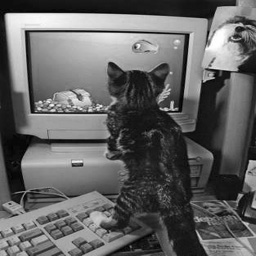
#> input picture histogram-equalization-python/cat.jpg, 256 x 256 px
$ jupyter execute Q2.ipynb
#> lines starting #> are read from the running program, lines starting #| are printed output that depends on the picture
# A: Import Libraries

[cell 1]
import cv2
import numpy as np
import matplotlib.pyplot as plt

# B:  Data Preparation

## 1: Load Image and Validate

[cell 2]
img = cv2.imread(r"cat.jpg")
#> img is the input picture: shape (256, 256, 3); min 0, max 255, mean 98.5
if img is None:
    raise FileNotFoundError("Error: The image was not loaded successfully")

[cell 3]
img

## 2: Check If Image Channels Are Identical

[cell 4]
if np.array_equal(img[:,:,0], img[:,:,1]) and np.array_equal(img[:,:,1], img[:,:,2]):
    print("All channels are identical")
else:
    print("Channels are NOT identical")

## 3: Extract a Single Channel

[cell 5]
gray = img[:,:,0]
gray

## 4: Display Grayscale Image

[cell 6]
plt.figure(figsize=(5, 5))
plt.imshow(gray, cmap='gray', vmin=0, vmax=255)

plt.title(" one channel image")
plt.axis('off')


plt.show()

# C: Histogram

## 1: Compute Histogram of Grayscale Image

### Using np.histogram

[cell 7]
hist, bins = np.histogram(gray.ravel(), bins=256, range=(0, 256))
#> hist = 256 values, max 1220 at index 23, min 7 at index 0, mean 256; bins = 257 values from 0 to 256

[cell 8]
hist
#> Out has the same summary as hist

[cell 9]
hist.shape
#> Out = (256,)

[cell 10]
bins
#> Out = 257 values from 0 to 256

[cell 11]
bins.shape
#> Out = (257,)
#why 257

### Without Numpy

[cell 12]
def histogram_gray(pic, bins=256):
    # Create an array for counting occurrences
#> called with bins = 256
    hist = [0] * bins
    bin_size = 256 // bins  # For bins=256, this becomes 1

    # Flatten the image and count pixel values
    for row in pic:
        for value in row:
            # Ensure the value is within 0–255
            v = int(value)
            if 0 <= v < 256:
                hist[v // bin_size] += 1

    # Create bin edges similar to np.histogram
    bin_edges = [i * bin_size for i in range(bins + 1)]

    return hist, bin_edges

[cell 13]
hist_w , bin_w = histogram_gray(gray)
#> hist_w has the same summary as hist; bin_w = 257 values from 0 to 256
print(hist_w)
#> (printed output is left out)

[cell 14]
print(bin_w)
#> (printed output is left out)

## 2: Plot and Save Original Histogram

[cell 15]
plt.bar(np.arange(256), hist, width=1.0, color='black')

plt.title('Original Histogram')
plt.xlabel('Pixel Intensity')
plt.ylabel('Frequency')

plt.savefig('oroginal_histogram.jpg', dpi=300)
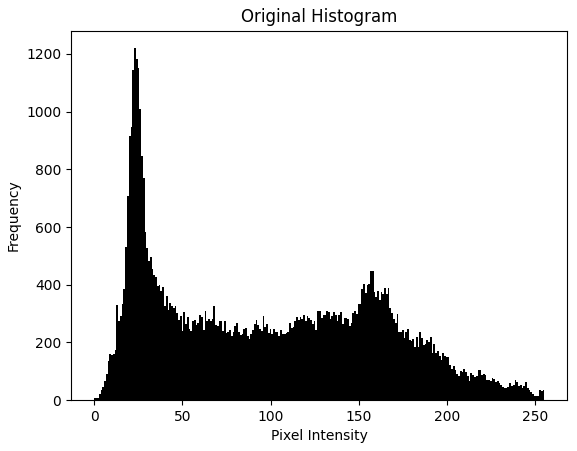
#> figure drawn by matplotlib, 1 panel; tallest bar 1220 high, from x = 22.5 to 23.5

plt.show()

## 3: Normalize Histogram

[cell 16]
hist_norm = hist / hist.sum()
#> hist_norm = 256 values, max 0.0186 at index 23, min 0.000107 at index 0, mean 0.00391

[cell 17]
hist_norm
#> Out has the same summary as hist_norm
# hist_norm is PDF

[cell 18]
hist_norm.sum()  # → 1.0
#> Out = 1

## 4: Plot and Save Normalized Histogram

[cell 19]
plt.bar(np.arange(256), hist_norm, width=1.0, color='black')

plt.title('Normalized Histogram')
plt.xlabel('Pixel Intensity')
plt.ylabel('Probability')
plt.savefig('normalized_histogram.jpg', dpi=300)
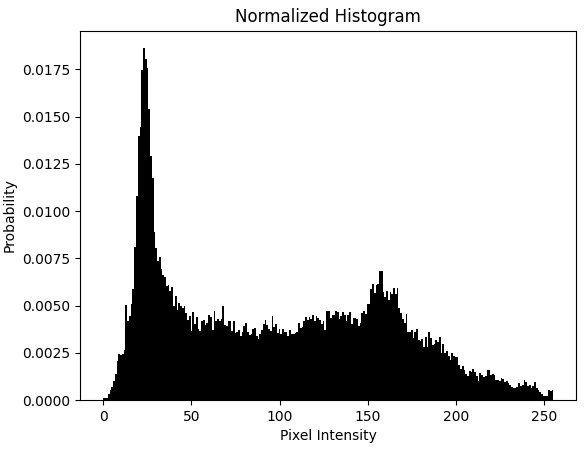
#> figure drawn by matplotlib, 1 panel; tallest bar 0.0186 high, from x = 22.5 to 23.5
plt.show()

# D: Histogram Equalization

## 1: Compute CDF (Cumulative Distribution Function)

[cell 20]
cdf = np.cumsum(hist_norm)
#> cdf = 256 values from 0.000107 to 1

[cell 21]
cdf
#> Out = 256 values from 0.000107 to 1

## 2: Plot and Save Normalized Histogram

[cell 22]
plt.bar(np.arange(256), cdf, width=1.0, color='black')

plt.title('CDF (Cumulative Distribution Function)')
plt.xlabel('Pixel Intensity')
plt.ylabel('Cumulative Probability')
plt.savefig('CDF.jpg', dpi=300)
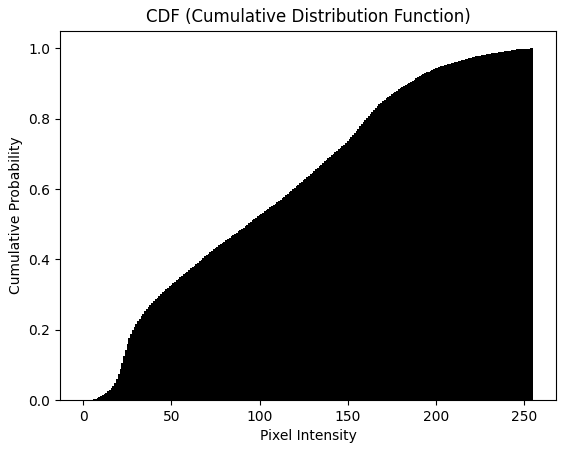
#> figure drawn by matplotlib, 1 panel; tallest bar 1 high, from x = 254.5 to 255.5
plt.show()

## 3: Compute Scaled CDF (Lookup Table for Histogram Equalization)

[cell 23]
L = 256
cdf_scaled = np.floor((L - 1) * cdf).astype(np.uint8)
#> cdf_scaled = 256 values from 0 to 255
cdf_scaled
#> Out = 256 values from 0 to 255

[cell 24]
cdf_scaled.shape
#> Out = (256,)

## 4: Apply Equalization to Grayscale Image(Lookup Table Mapping)

[cell 25]
equalized = cdf_scaled[gray]
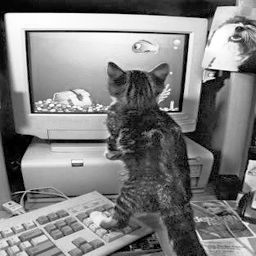
#> equalized: shape (256, 256); min 0, max 255, mean 127.8
equalized

## 5: Display and Save Equalized Image

[cell 26]
plt.imshow(equalized, cmap='gray', vmin=0, vmax=255)
plt.title('Equalized Image')
plt.axis('off')
plt.show()

cv2.imwrite('equalized_img.png', equalized)
#> Out = True

## 6: Compute Histogram of Equalized Image

[cell 27]
hist_eq, _ = np.histogram(equalized.ravel(), bins=256, range=(0,256))
#> hist_eq = 256 values, max 1220 at index 31, min 0 at index 9, mean 256
hist_eq
#> Out has the same summary as hist_eq

## 7: Plot and Save Histogram of Equalized Image

[cell 28]
plt.bar(range(256), hist_eq, width=1.0, color='black')
plt.title('Histogram of Equalized Image')
plt.xlabel('Pixel Intensity')
plt.ylabel('Frequency')
plt.savefig('equalized_histogram.jpg', dpi=300)
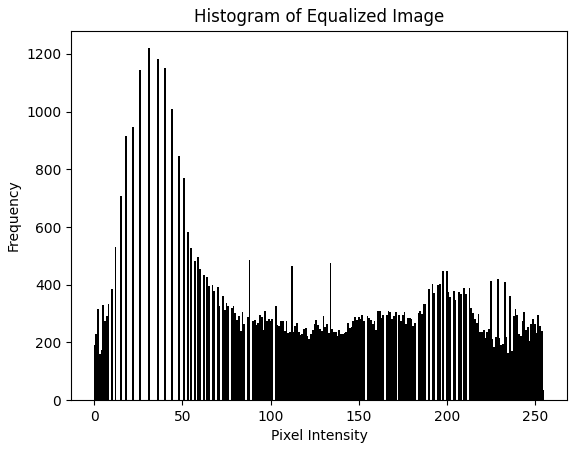
#> figure drawn by matplotlib, 1 panel; tallest bar 1220 high, from x = 30.5 to 31.5
plt.show()
